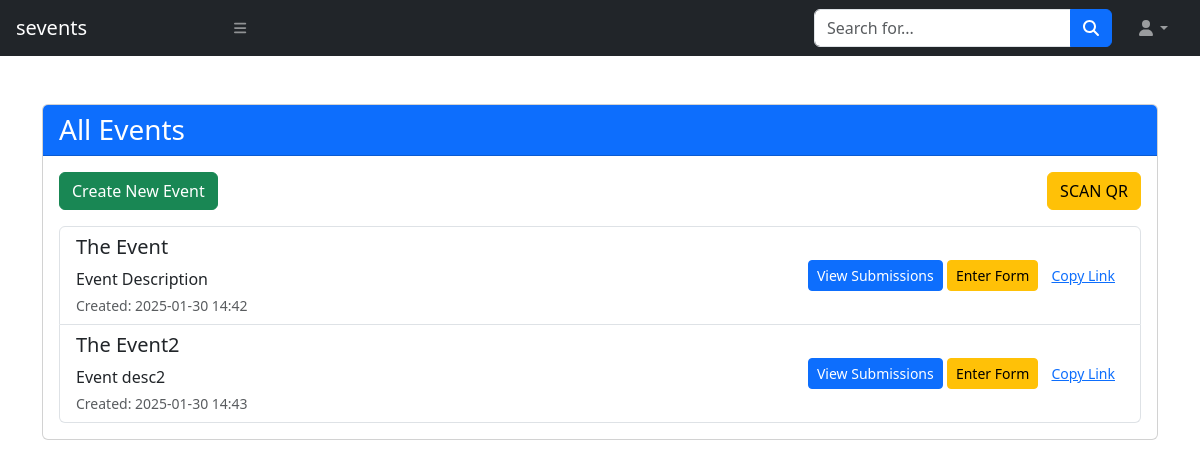
The app's page /form, older data.
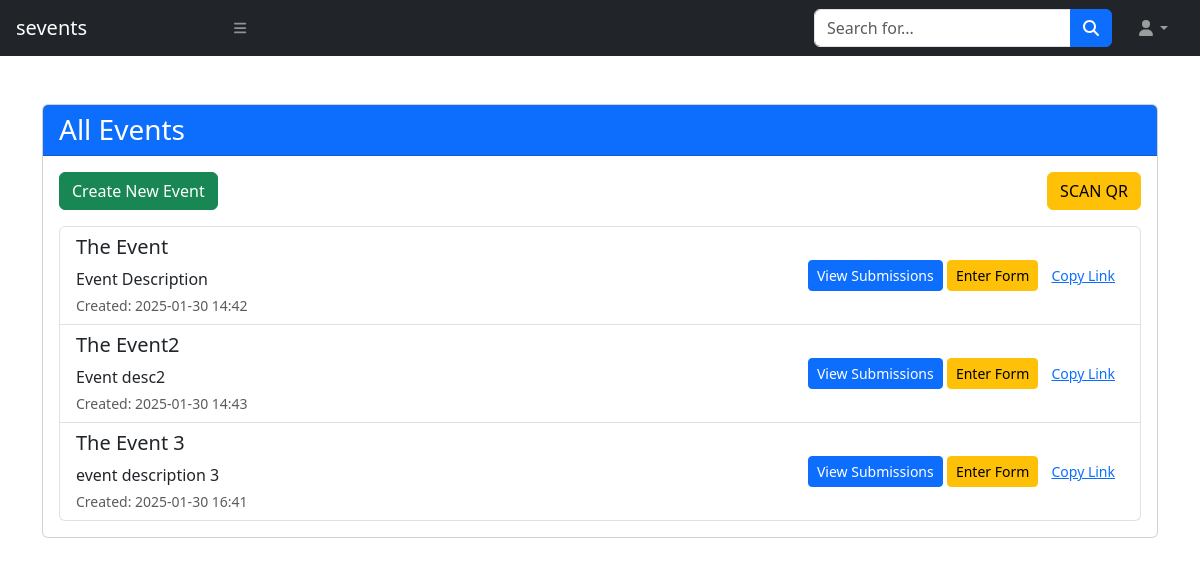
The same page, newer data.
### models.py (models this page shows)
class FormModel(Base):
    __tablename__ = "forms"
    id = Column(Integer, primary_key=True, index=True)
    title = Column(String)
    description = Column(String)
    created_at = Column(DateTime, default=lambda: datetime.now(pytz.timezone('Asia/Bangkok')))
    submissions = relationship("Submission", back_populates="form")

### routers/form.py (the view)
@router.get("")
async def read_root(request: Request, db: db_dependency):
    forms = db.query(FormModel).all()
    return templates.TemplateResponse("form.html", {
        "request": request,
        "forms": forms
    })

### templates/form.html (shortened to what this page needs)
{% include 'base.html' %}
<div class="container py-5">
    <div class="card mb-4">
        <div class="card-header bg-primary text-white">
            <h3 class="mb-0">All Events</h3>
        </div>
        <div class="card-body">
            <a class="btn btn-success mb-3" data-bs-toggle="modal" data-bs-target="#newFormModal">Create New Event</a>
            <a class="btn btn-warning mb-3 float-end" href="/qr/scan-real">SCAN QR</a>
            <div class="list-group">
                {% for form in forms %}
                <div class="list-group-item">
                    <div class="d-flex flex-column flex-md-row justify-content-between align-items-start align-items-md-center">
                        <div class="flex-grow-1 me-md-3" style="min-width: 0;">
                            <h5 class="text-truncate">{{ form.title }}</h5>
                            <p class="mb-0 text-break"
                               style="max-height: 3em; overflow: hidden; text-overflow: ellipsis; display: -webkit-box; -webkit-line-clamp: 2; -webkit-box-orient: vertical;">
                                {{ form.description }}
                            </p>
                            <small class="text-muted d-block mt-1">
                                Created: {{ form.created_at.strftime('%Y-%m-%d %H:%M') }}
                            </small>
                        </div>
                        <div class="mt-2 mt-md-0 flex-shrink-0">
                            <a href="/form/forms/{{ form.id }}" class="btn btn-primary btn-sm">
                                View Submissions
                            </a>
                            <a href="/submission/create/{{ form.id }}" class="btn btn-warning btn-sm">
                                Enter Form
                            </a>
                            <button class="btn btn-link btn-sm" onclick="copyLink('/submission/create/{{ form.id }}')">
                                Copy Link
                            </button>
                        </div>
                    </div>
                </div>
                {% endfor %}
            </div>
        </div>
    </div>
</div>

### templates/base.html (shortened to what this page needs)
<!DOCTYPE html>
<html>
<head>
    <link rel="stylesheet" type="text/css" href="{{url_for('static', path='/css/styles.css')}}">
    <link rel="stylesheet" href="https://cdn.jsdelivr.net/npm/bootstrap-icons@1.11.3/font/bootstrap-icons.min.css">
    <link rel="stylesheet" type="text/css" href="{{url_for('static', path='/css/bootstrap.css')}}">
    <link rel="stylesheet" type="text/css" href="https://cdn.datatables.net/2.2.1/css/dataTables.dataTables.min.css">
</head>
<body>
    {% include 'navbar.html' %}
</body>
</html>

### templates/navbar.html (shortened to what this page needs)
<nav class="sb-topnav navbar navbar-expand navbar-dark bg-dark">
    <a class="navbar-brand ps-3" href="index.html">sevents</a>
    <button class="btn btn-link btn-sm order-1 order-lg-0 me-4 me-lg-0" id="sidebarToggle" href="#!"><i class="fas fa-bars"></i></button>
    <form class="d-none d-md-inline-block form-inline ms-auto me-0 me-md-3 my-2 my-md-0">
        <div class="input-group">
            <input class="form-control" type="text" placeholder="Search for..." aria-label="Search for..." aria-describedby="btnNavbarSearch" />
            <button class="btn btn-primary" id="btnNavbarSearch" type="button"><i class="fas fa-search"></i></button>
        </div>
    </form>
    <ul class="navbar-nav ms-auto ms-md-0 me-3 me-lg-4">
        <li class="nav-item dropdown">
            <a class="nav-link dropdown-toggle" id="navbarDropdown" href="#" role="button" data-bs-toggle="dropdown" aria-expanded="false"><i class="fas fa-user fa-fw"></i></a>
        </li>
    </ul>
</nav>

Row changes from the older to the newer data that the page shows:
added FormModel: title "The Event 3", description "event description 3", created_at "2025-01-30 16:41"
